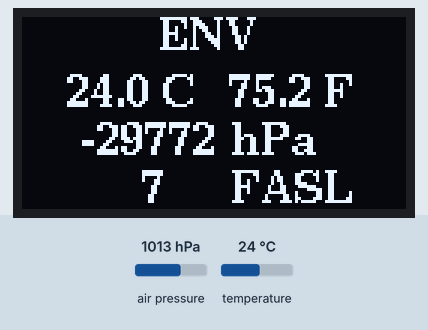
The sketch below on a simulated Arduino Uno, built with avr-gcc and run on an emulated ATmega328P. Shown: 128×64 one-colour display. The inputs (shaded band) are chosen by the test bench; at power-on: air pressure 1013 hPa, temperature 24 °C.

Above: at 4.3 s.
4.4 s: air pressure set to 952 hPa
At 8.7 s:
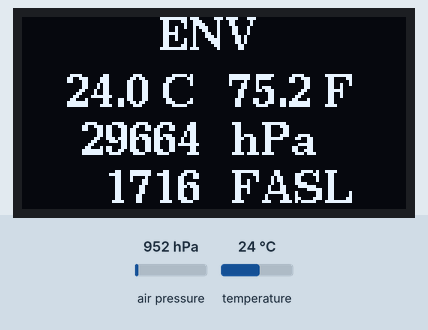
9.8 s: temperature set to 12 °C
At 14.6 s:
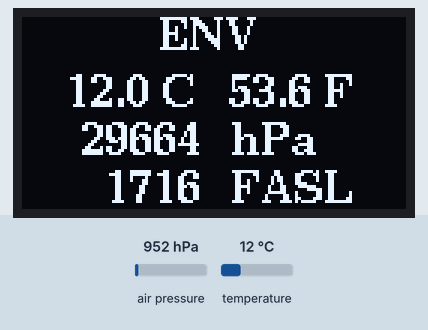
14.9 s: air pressure set to 975 hPa
At 19.6 s:
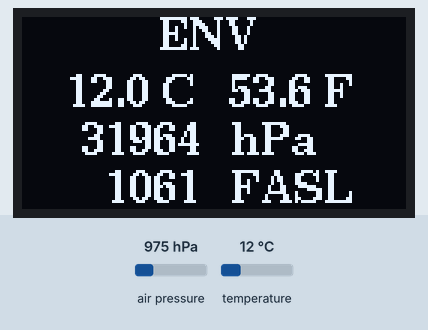
19.9 s: temperature set to 19 °C
At 24.8 s:
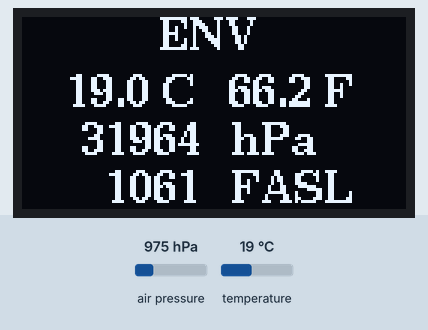
Timing chart, 0 to 26.0 s (numbered marks = the images above; inputs shaded):
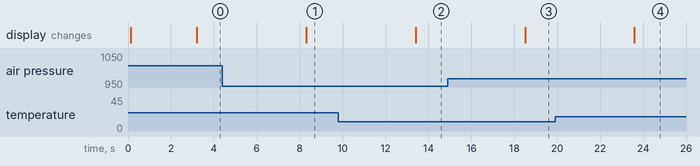

The sketch:

name_plus_bmp280.ino
```cpp
// Children's Supervillian Science Workshop by Field Lab 7

#include <U8g2lib.h>
#include <Adafruit_BMP280.h>
#include <Wire.h>

Adafruit_BMP280 bmp280;
U8G2_SH1106_128X64_NONAME_F_HW_I2C u8g2(U8G2_R0, U8X8_PIN_NONE);

void setup() {
  //Serial.begin(9600);

  Wire.begin(); //Join I2C bus
  bmp280.begin(0x76);

  u8g2.begin();
  u8g2.clearBuffer();
  u8g2.setFont(u8g2_font_ncenB08_tr);
  u8g2.drawStr(50, 10, "2023");
  u8g2.setFont(u8g2_font_ncenB14_tr);
  u8g2.drawStr(20, 30, "built by");
  u8g2.drawStr(20, 46, "Lucien");
  u8g2.drawStr(20, 62, "Duncan");
  u8g2.sendBuffer();

  delay(3000);
}

void loop() {
  uint32_t pressure = bmp280.readPressure();
  float tempC = bmp280.readTemperature();
  float tempF = (tempC * 9) / 5 + 32;
  float altitude = bmp280.readAltitude(1013.25) * 3.281;

  u8g2.clearBuffer();
  u8g2.setFont(u8g2_font_ncenB10_tr);
  u8g2.drawStr(46, 11, "ENV");

  char buffer[10];
  dtostrf(tempC, 6, 1, buffer);
  u8g2.drawStr(7, 30, buffer);
  u8g2.drawStr(47, 30, "C");

  dtostrf(tempF, 6, 1, buffer);
  u8g2.drawStr(61, 30, buffer);
  u8g2.drawStr(101, 30, "F");

  sprintf(buffer, "%d", pressure);
  u8g2.drawStr(20, 46, buffer);
  u8g2.drawStr(70, 46, "hPa");

  dtostrf(altitude, 6, 0, buffer);
  u8g2.drawStr(20, 62, buffer);
  u8g2.drawStr(70, 62, "FASL");

  u8g2.sendBuffer();

  delay(5000);
  //Serial.println("-");
}
```

Measured:
- after the input at 4.4 s, the display: changes after 3.9 s (image 1)
- after the input at 9.8 s, the display: changes after 3.6 s (image 2)
- after the input at 14.9 s, the display: changes after 3.6 s (image 3)
- after the input at 19.9 s, the display: changes after 3.7 s (image 4)
